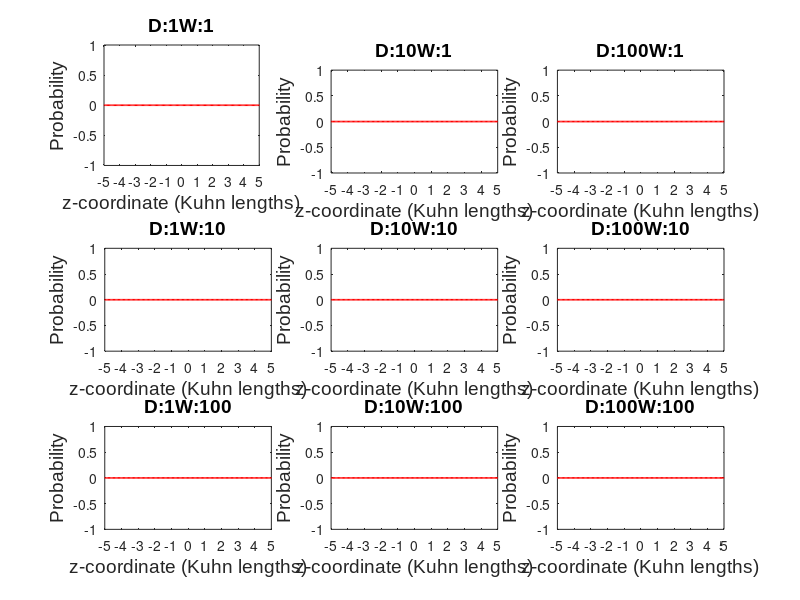
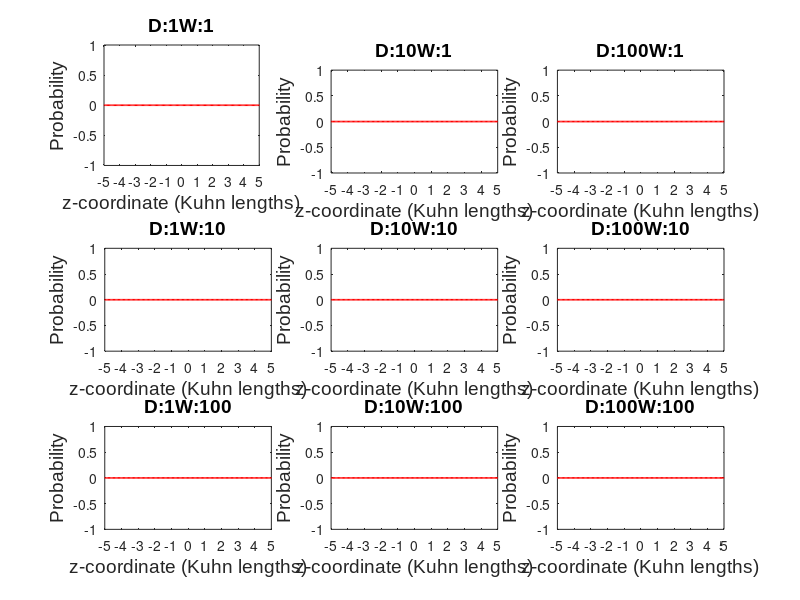
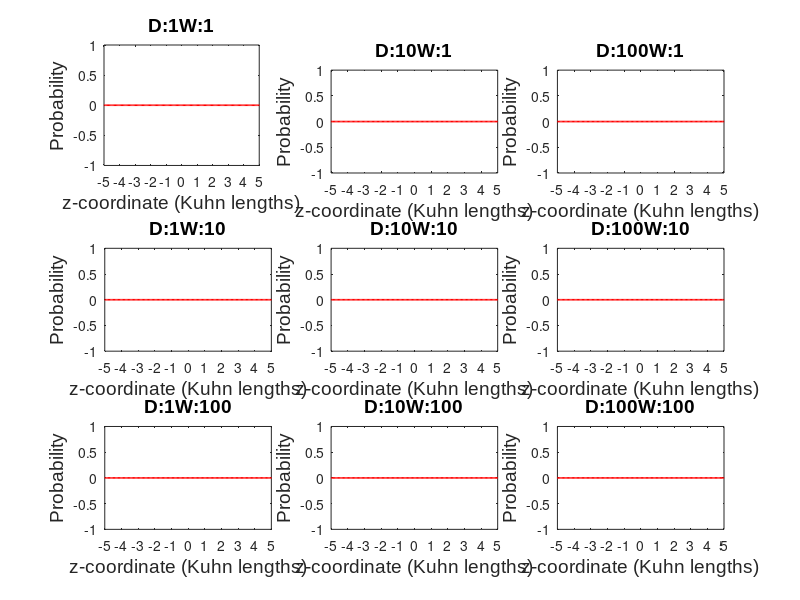
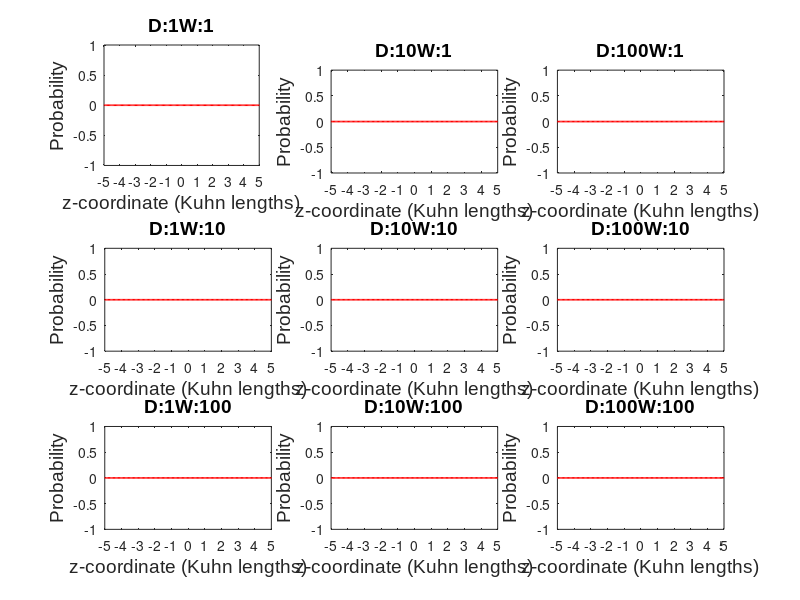

Recreate these plots in MATLAB, in order.
%% Look at polymer location distributions for Electrostatics

clear all;
close all;

%% Initialize parameters

ZETA = 1;

if(ZETA)
    combinations=64;
    N=113;
    iSiteTotal = 6;
else
    combinations = 4;
    N = 57;
    iSiteTotal = 2;
end

NTCHECK = 200000;
NBINS = 3000;
KBT = 4.14;
BinSize = 2*N/NBINS;
bSiteTotal = 0;
model = 5;
save = 1;
    
folder = '~/Documents/pub/lclemens/polymer-c_runs';
%folder = '~/Documents/polymer-c_runs';

saveFolder = '~/Documents/polymer-c_data_and_figures/CD3Zeta_ElectrostaticsExtended/Mini';
    
switch (model)
    
    case 1
        subfolder = 'Mar232017ElectrostaticsHardwallPiecewiseBasicsY';
        filenamePrefix = 'CD3ZetaElectrostaticsHardwallPiecewiseBasicsY';
        depthName = 'ParabolaDepth';
        widthName = 'ParabolaWidth';
        
        depth = 10.^(-3:0.5:3);
        width = 10.^(-3:0.5:3); %ParabolaCenter
        wallParabolaK = 1;
        
    case 2
        subfolder = 'Mar232017ElectrostaticsHardwallPiecewiseYOnly';
        filenamePrefix = 'CD3ZetaElectrostaticsHardwallPiecewiseYOnly';
        depthName = 'ParabolaDepth';
        widthName = 'ParabolaWidth';
        
        depth = 10.^(-3:0.5:3);
        width = 10.^(-3:0.5:3); %ParabolaCenter
        wallParabolaK = 1;
        
    case 3
        subfolder = 'Mar232017CD3EpsilonElectrostaticsHardwallPiecewiseBasicsY';
        filenamePrefix = 'CD3EpsilonElectrostaticsHardwallPiecewiseBasicsY';
        depthName = 'ParabolaDepth';
        widthName = 'ParabolaWidth';
        
        depth = 10.^(-3:0.5:3);
        width = 10.^(-3:0.5:3); %ParabolaCenter
        wallParabolaK = 1;
        
    case 4
        subfolder = 'Mar232017CD3EpsilonElectrostaticsHardwallPiecewiseYOnly';
        filenamePrefix = 'CD3EpsilonElectrostaticsHardwallPiecewiseYOnly';
        depthName = 'ParabolaDepth';
        widthName = 'ParabolaWidth';
        
        depth = 10.^(-3:0.5:3);
        width = 10.^(-3:0.5:3); %ParabolaCenter
        wallParabolaK = 1;
        
    case 5
        subfolder = 'Mar232017ElectrostaticsSoftwallPiecewiseBasicsY';
        filenamePrefix = 'CD3ZetaElectrostaticsSoftwallPiecewiseBasicsY';
        depthName = 'ParabolaDepth';
        widthName = 'ParabolaWidth';
        wallParabolaKName = 'WallParabolaK';
        
        depth = 10.^(0:1:5); %ParabolaDepth
        width = 10.^(0:1:5); %ParabolaCenter
        wallParabolaK = 10.^(-3:0.5:2);
        
    case 6
        subfolder = 'Mar232017ElectrostaticsSoftwallPiecewiseYOnly';
        filenamePrefix = 'CD3ZetaElectrostaticsSoftwallPiecewiseYOnly';
        depthName = 'ParabolaDepth';
        widthName = 'ParabolaWidth';
        wallParabolaKName = 'WallParabolaK';
        
        depth = 10.^(0:1:5); %ParabolaDepth
        width = 10.^(0:1:5); %ParabolaCenter
        wallParabolaK = 10.^(-3:0.5:2);

    case 7
        subfolder = 'Mar232017CD3EpsilonElectrostaticsSoftwallPiecewiseBasicsY';
        filenamePrefix = 'CD3EpsilonElectrostaticsSoftwallPiecewiseBasicsY';
        depthName = 'ParabolaDepth';
        widthName = 'ParabolaWidth';
        wallParabolaKName = 'WallParabolaK';
        
        depth = 10.^(0:1:5); %ParabolaDepth
        width = 10.^(0:1:5); %ParabolaCenter
        wallParabolaK = 10.^(-3:0.5:2);
        
    case 8
        subfolder = 'Mar232017CD3EpsilonElectrostaticsSoftwallPiecewiseYOnly';
        filenamePrefix = 'CD3EpsilonElectrostaticsSoftwallPiecewiseYOnly';
        depthName = 'ParabolaDepth';
        widthName = 'ParabolaWidth';
        wallParabolaKName = 'WallParabolaK';
        
        depth = 10.^(0:1:5); %ParabolaDepth
        width = 10.^(0:1:5); %ParabolaCenter  
        wallParabolaK = 10.^(-3:0.5:2);
        
      case 9
        subfolder = 'May022017CD3ZetaElectrostaticsSoftwallBasicsOnly';
        filenamePrefix = 'CD3ZetaElectrostaticsSoftwallBasicsOnly';
        depthName = 'ParabolaDepth';
        widthName = 'ParabolaWidth';
        wallParabolaKName = 'WallParabolaK';
        
        depth = 10.^(0:0.5:1.5); %ParabolaDepth
        %width = 1:1:10; %ParabolaCenter 
        width = 10.^(0:1:3); %ParabolaCenter 
        wallParabolaK = 10.^(-5:1:0);
        
      case 10
        subfolder = 'May022017CD3EpsilonElectrostaticsSoftwallBasicsOnly';
        filenamePrefix = 'CD3EpsilonElectrostaticsSoftwallBasicsOnly';
        depthName = 'ParabolaDepth';
        widthName = 'ParabolaWidth';
        wallParabolaKName = 'WallParabolaK';
        
        depth = 10.^(0:0.5:2); %ParabolaDepth
        width = 1:1:10; %ParabolaCenter  
        wallParabolaK = 10.^(-7:1:-5);

end
    



%% Read Files

for k = 3

distributionData = zeros(length(depth),length(width),iSiteTotal+1,NBINS);

fileDoesNotExist=0;
for w = 1:length(width)
    for d = 1:length(depth)
    
        
        switch (model)
            case 1
                filename = strcat(filenamePrefix,depthName,'.',num2str(d),'.',widthName,'.',num2str(w));
            case 2
                filename = strcat(filenamePrefix,depthName,'.',num2str(d),'.',widthName,'.',num2str(w));
            case 3
                filename = strcat(filenamePrefix,depthName,'.',num2str(d),'.',widthName,'.',num2str(w));
            case 4
                filename = strcat(filenamePrefix,depthName,'.',num2str(d),'.',widthName,'.',num2str(w));
            case 5
                filename = strcat(filenamePrefix,depthName,'.',num2str(d),'.',widthName,'.',num2str(w), '.', wallParabolaKName,'.', num2str(k));
            case 6
                filename = strcat(filenamePrefix,depthName,'.',num2str(d),'.',widthName,'.',num2str(w), '.', wallParabolaKName,'.', num2str(k));
            case 7
                filename = strcat(filenamePrefix,depthName,'.',num2str(d),'.',widthName,'.',num2str(w), '.', wallParabolaKName,'.', num2str(k));
            case 8
                filename = strcat(filenamePrefix,depthName,'.',num2str(d),'.',widthName,'.',num2str(w), '.', wallParabolaKName,'.', num2str(k));
            case 9
                filename = strcat(filenamePrefix,depthName,'.',num2str(d),'.',widthName,'.',num2str(w), '.', wallParabolaKName,'.', num2str(k));
            case 10
                filename = strcat(filenamePrefix,depthName,'.',num2str(d),'.',widthName,'.',num2str(w), '.', wallParabolaKName,'.', num2str(k));        
        end
        
        if(exist(fullfile(folder,subfolder,filename))~=0)
            
            M = dlmread(fullfile(folder,subfolder,filename));
            if (ZETA)
                ntTotal = M(1,12);
            else
                ntTotal = M(1,8);
            end
        
            for i=1:1:iSiteTotal+1
                if (ZETA)
                
                start = 7+9+4*iSiteTotal+3+bSiteTotal+(i-1)*NBINS+1;  
                
                else
                
                start = 3+9+4*iSiteTotal+3+bSiteTotal+(i-1)*NBINS+1;    
                end
                distributionData(d,w,i,:) = M(1,start:start+NBINS-1)./(ntTotal-NTCHECK);
            end
        
        else
            fileDoesNotExist=fileDoesNotExist+1;
            disp(filename);
        end

        
    end
end

%% Plot histograms

bins = 0:1:NBINS-1;
xaxis = -N+bins.*BinSize;

            disp(k);
for d=1:1:3
    for w=1:1:3
        for i=1:iSiteTotal+1
            plotData = reshape(distributionData(d,w,i,:),[NBINS,1]);
            figure((k-1)*(iSiteTotal+1)+i); hold on;
            %subplot(length(width),length(depth),d+length(depth)*(w-1));
            subplot(3,3,d+3*(w-1));
            plot(xaxis,plotData,'-r','LineWidth',1.2);
            xlim([-5,5]);
            xticks([-5 -4 -3 -2 -1 0 1 2 3 4 5]);
            title1 = strcat('D: ', num2str(depth(d)), 'W: ', num2str(width(w)));
            set(gcf,'units','centimeters','position',[1,4,60,46]);
            disp(i);
            disp((k-1)*(iSiteTotal+1)+i);
            xlabel1 = 'z-coordinate (Kuhn lengths)';
            ylabel1 = 'Probability';
            %maxData(j)=max([maxData(j);plotData(:)]);
%         
%             if(i==iSiteTotal+1)
%                 title1 = strcat('Distribution of Polymer Tip');
%             else
%                 title1 = strcat('Distribution of Tyrosine: ', num2str(i));
%             end
 
            xlabel(xlabel1,'FontName','Arial','FontSize',14);
            ylabel(ylabel1,'FontName','Arial','FontSize',14);
            title(title1,'FontName','Arial','FontSize',14);
        end
    end
end

%% Plot energy diagrams
if (0)
for d=1:length(depth)
    for w=1:length(width)
        for i=2
            
            plotData = reshape(distributionData(d,w,i,:),[NBINS,1]);
            figure(((k-1)*(iSiteTotal+1)+i)*100); hold on;
            subplot(length(width),length(depth),d+length(depth)*(w-1));
            
            plot(xaxis,KBT*log(plotData),'-r');
            xlim([-20,20]);
            ylabel('pNnm');
            title(strcat('D: ', num2str(depth(d)), 'W: ', num2str(width(w))));
            set(gcf,'units','centimeters','position',[1,4,60,46]);

        end
    end
end
end

%% Save Figures

if (save)
    
    
    switch (model)
        case 1
            saveSubFolder = 'HarwallPiecewiseBasicsY';
        case 2
            saveSubFolder = 'HardwallPiecewiseYOnly';
        case 3
            saveSubFolder = 'HardwallPiecewiseBasicsY';
        case 4
            saveSubFolder = 'HardwallPiecewiseYOnly';
        case 5
            saveSubFolder = 'SoftwallPiecewiseBasicsY';
        case 6
            saveSubFolder = 'SoftwallPiecewiseYOnly';
        case 7
            saveSubFolder = 'SoftwallPiecewiseBasicsY';
        case 8
            saveSubFolder = 'SoftwallPiecewiseYOnly';
        case 9
            saveSubFolder = 'BasicsOnly';
    end
    
    for i=15:21
        figure(i); 
        saveName = strcat('DistributioniSite',num2str(i-14));
        saveas(gcf,fullfile(saveFolder,saveSubFolder,saveName),'fig');
        saveas(gcf,fullfile(saveFolder,saveSubFolder,saveName),'epsc');
    end
    if (0)
    for i=11:17
        figure(i); 
        saveName = strcat('EnergyBarrieriSite',num2str(i-10));
        saveas(gcf,fullfile(saveFolder,saveSubFolder,saveName),'fig');
        saveas(gcf,fullfile(saveFolder,saveSubFolder,saveName),'epsc');
    end
    end
    
end
end

